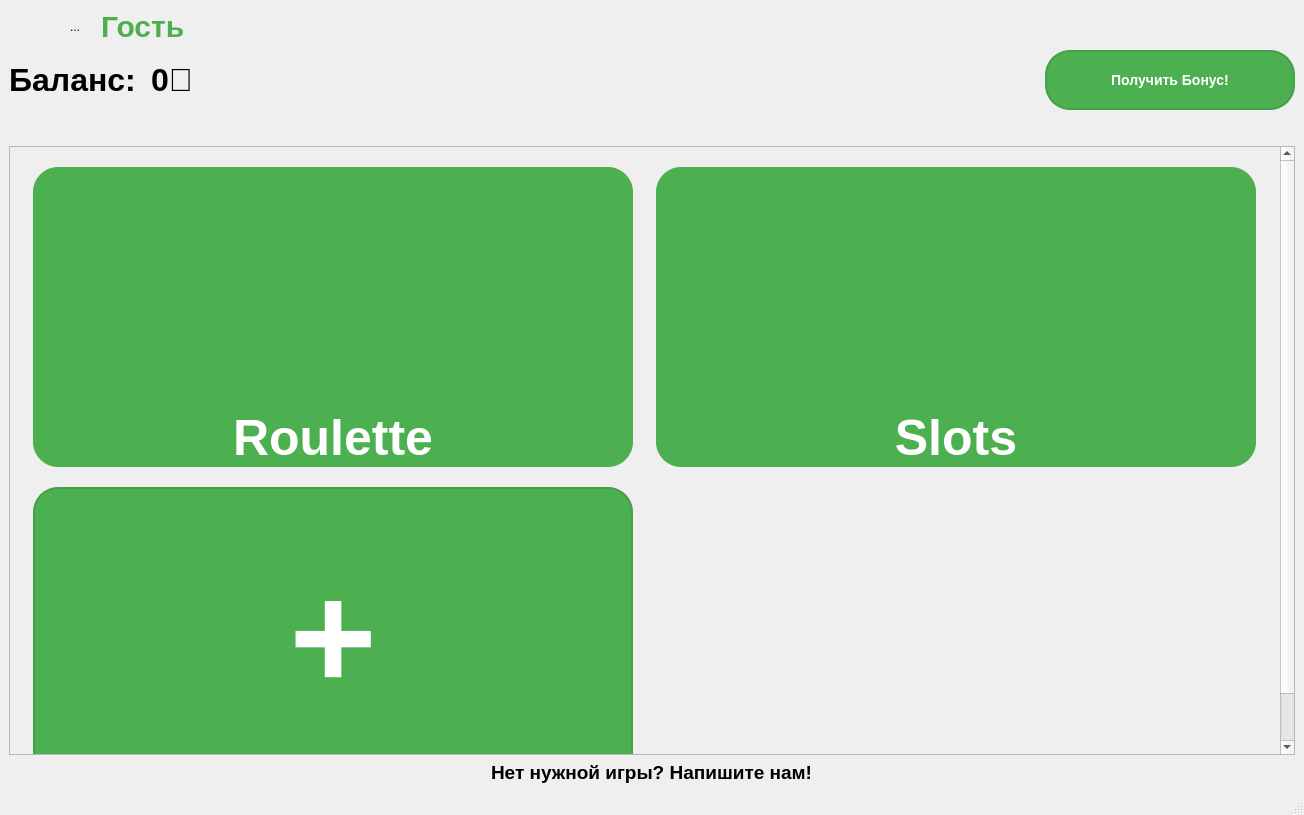
<?xml version="1.0" encoding="UTF-8"?>
<ui version="4.0">
 <class>MainWindow</class>
 <widget class="QMainWindow" name="MainWindow">
  <property name="geometry">
   <rect>
    <x>0</x>
    <y>0</y>
    <width>1304</width>
    <height>815</height>
   </rect>
  </property>
  <property name="sizePolicy">
   <sizepolicy hsizetype="Preferred" vsizetype="Preferred">
    <horstretch>0</horstretch>
    <verstretch>0</verstretch>
   </sizepolicy>
  </property>
  <property name="minimumSize">
   <size>
    <width>1300</width>
    <height>800</height>
   </size>
  </property>
  <property name="cursor">
   <cursorShape>PointingHandCursor</cursorShape>
  </property>
  <property name="windowTitle">
   <string>SlashGames</string>
  </property>
  <property name="windowIcon">
   <iconset>
    <normaloff>:/icons/universal/SlashGames.png</normaloff>:/icons/universal/SlashGames.png</iconset>
  </property>
  <property name="styleSheet">
   <string notr="true"/>
  </property>
  <property name="iconSize">
   <size>
    <width>20</width>
    <height>20</height>
   </size>
  </property>
  <widget class="QWidget" name="centralwidget">
   <layout class="QGridLayout" name="gridLayout">
    <item row="7" column="1" alignment="Qt::AlignHCenter">
     <widget class="QLabel" name="supportLabel">
      <property name="font">
       <font>
        <family>Arial</family>
        <pointsize>14</pointsize>
        <weight>75</weight>
        <bold>true</bold>
        <underline>false</underline>
       </font>
      </property>
      <property name="toolTip">
       <string>&lt;html&gt;&lt;head/&gt;&lt;body&gt;&lt;p&gt;TG:&lt;span style=&quot; color:#0000ff;&quot;/&gt;&lt;span style=&quot; color:#000000;&quot;&gt;SlashGames_support_bot&lt;/span&gt;&lt;/p&gt;&lt;/body&gt;&lt;/html&gt;</string>
      </property>
      <property name="styleSheet">
       <string notr="true"/>
      </property>
      <property name="text">
       <string>Нет нужной игры? Напишите нам!</string>
      </property>
     </widget>
    </item>
    <item row="6" column="1">
     <widget class="QScrollArea" name="gamesScrollArea">
      <property name="toolTip">
       <string/>
      </property>
      <property name="statusTip">
       <string/>
      </property>
      <property name="styleSheet">
       <string notr="true"/>
      </property>
      <property name="verticalScrollBarPolicy">
       <enum>Qt::ScrollBarAsNeeded</enum>
      </property>
      <property name="horizontalScrollBarPolicy">
       <enum>Qt::ScrollBarAlwaysOff</enum>
      </property>
      <property name="widgetResizable">
       <bool>true</bool>
      </property>
      <widget class="QWidget" name="gamesContainer">
       <property name="geometry">
        <rect>
         <x>0</x>
         <y>0</y>
         <width>1259</width>
         <height>660</height>
        </rect>
       </property>
       <layout class="QGridLayout" name="gamesGridLayout">
        <property name="leftMargin">
         <number>20</number>
        </property>
        <property name="topMargin">
         <number>20</number>
        </property>
        <property name="rightMargin">
         <number>20</number>
        </property>
        <property name="bottomMargin">
         <number>20</number>
        </property>
        <property name="spacing">
         <number>20</number>
        </property>
        <item row="0" column="0">
         <widget class="QPushButton" name="rouletteButton">
          <property name="sizePolicy">
           <sizepolicy hsizetype="Expanding" vsizetype="Expanding">
            <horstretch>0</horstretch>
            <verstretch>0</verstretch>
           </sizepolicy>
          </property>
          <property name="minimumSize">
           <size>
            <width>400</width>
            <height>300</height>
           </size>
          </property>
          <property name="maximumSize">
           <size>
            <width>600</width>
            <height>500</height>
           </size>
          </property>
          <property name="styleSheet">
           <string notr="true">#rouletteButton {
	background-color: #4CAF50;
    background-image: url(:/images/default/roulette.png);
    background-position: center;     
    border-radius: 25px;
	color: white; 
	font-size: 50px; 
	font-weight: bold; 
	padding-top: 240px
}

#rouletteButton:hover { 
    background-image: url(:/images/hover/roulette.png);   
}

#rouletteButton:pressed { 
    background-image: url(:/images/hover/roulette.png);  
 }</string>
          </property>
          <property name="text">
           <string>Roulette</string>
          </property>
         </widget>
        </item>
        <item row="0" column="1">
         <widget class="QPushButton" name="slotsButton">
          <property name="sizePolicy">
           <sizepolicy hsizetype="Expanding" vsizetype="Expanding">
            <horstretch>0</horstretch>
            <verstretch>0</verstretch>
           </sizepolicy>
          </property>
          <property name="minimumSize">
           <size>
            <width>400</width>
            <height>300</height>
           </size>
          </property>
          <property name="maximumSize">
           <size>
            <width>600</width>
            <height>500</height>
           </size>
          </property>
          <property name="styleSheet">
           <string notr="true">#slotsButton {
	background-color: #4CAF50;
    background-image: url(:/images/default/slots.png);
    background-position: center;     
    border-radius: 25px;
	color: white; 
	font-size: 50px; 
	font-weight: bold; 
	padding-top: 240px
}

#slotsButton:hover { 
    background-image: url(:/images/hover/slots.png);   
}

#slotsButton:pressed { 
    background-image: url(:/images/hover/slots.png);  
 }</string>
          </property>
          <property name="text">
           <string>Slots</string>
          </property>
          <property name="flat">
           <bool>false</bool>
          </property>
         </widget>
        </item>
        <item row="1" column="0">
         <widget class="QPushButton" name="addGameButton">
          <property name="sizePolicy">
           <sizepolicy hsizetype="Expanding" vsizetype="Expanding">
            <horstretch>0</horstretch>
            <verstretch>0</verstretch>
           </sizepolicy>
          </property>
          <property name="minimumSize">
           <size>
            <width>400</width>
            <height>300</height>
           </size>
          </property>
          <property name="maximumSize">
           <size>
            <width>600</width>
            <height>500</height>
           </size>
          </property>
          <property name="font">
           <font>
            <pointsize>-1</pointsize>
            <weight>75</weight>
            <bold>true</bold>
           </font>
          </property>
          <property name="toolTip">
           <string>In development...</string>
          </property>
          <property name="styleSheet">
           <string notr="true">#addGameButton { 
	background-color: #4CAF50; 
	font-size: 150px; 
	font-weight: bold; 
	color: #ffffff; 
	border: 2px solid #45a049; 
	border-radius: 25px;
}

#addGameButton:hover { 
	background-color: #45a049; 
}

#addGameButton:pressed { 
	background-color: #3d8b40; 
}</string>
          </property>
          <property name="text">
           <string>+</string>
          </property>
         </widget>
        </item>
       </layout>
      </widget>
     </widget>
    </item>
    <item row="3" column="1">
     <layout class="QGridLayout" name="gridLayout_2">
      <item row="0" column="0">
       <widget class="QLabel" name="balance">
        <property name="font">
         <font>
          <family>Arial</family>
          <pointsize>24</pointsize>
          <weight>75</weight>
          <bold>true</bold>
         </font>
        </property>
        <property name="text">
         <string>Баланс:</string>
        </property>
        <property name="alignment">
         <set>Qt::AlignCenter</set>
        </property>
       </widget>
      </item>
      <item row="0" column="1" alignment="Qt::AlignLeft">
       <widget class="QPushButton" name="balanceLabel">
        <property name="sizePolicy">
         <sizepolicy hsizetype="Preferred" vsizetype="Preferred">
          <horstretch>0</horstretch>
          <verstretch>0</verstretch>
         </sizepolicy>
        </property>
        <property name="font">
         <font>
          <family>Arial</family>
          <pointsize>24</pointsize>
          <weight>75</weight>
          <bold>true</bold>
         </font>
        </property>
        <property name="styleSheet">
         <string notr="true">#balanceLabel {
	background: transparent;
	border: none;
}</string>
        </property>
        <property name="text">
         <string> 0💲</string>
        </property>
       </widget>
      </item>
      <item row="0" column="2">
       <spacer name="horizontalSpacer">
        <property name="orientation">
         <enum>Qt::Horizontal</enum>
        </property>
        <property name="sizeHint" stdset="0">
         <size>
          <width>40</width>
          <height>20</height>
         </size>
        </property>
       </spacer>
      </item>
      <item row="0" column="3">
       <widget class="QPushButton" name="getBonusButton">
        <property name="minimumSize">
         <size>
          <width>250</width>
          <height>60</height>
         </size>
        </property>
        <property name="maximumSize">
         <size>
          <width>250</width>
          <height>60</height>
         </size>
        </property>
        <property name="font">
         <font>
          <pointsize>-1</pointsize>
          <weight>75</weight>
          <bold>true</bold>
         </font>
        </property>
        <property name="toolTip">
         <string notr="true">&lt;!DOCTYPE HTML PUBLIC &quot;-//W3C//DTD HTML 4.0//EN&quot; &quot;http://www.w3.org/TR/REC-html40/strict.dtd&quot;&gt;
&lt;html&gt;&lt;head&gt;&lt;meta name=&quot;qrichtext&quot; content=&quot;1&quot; /&gt;&lt;style type=&quot;text/css&quot;&gt;
p, li { white-space: pre-wrap; }
&lt;/style&gt;&lt;/head&gt;&lt;body style=&quot; font-family:'MS Shell Dlg 2'; font-size:8pt; font-weight:400; font-style:normal;&quot;&gt;
&lt;p align=&quot;justify&quot; style=&quot; margin-top:12px; margin-bottom:12px; margin-left:0px; margin-right:0px; -qt-block-indent:0; text-indent:0px;&quot;&gt;&lt;span style=&quot; color:#000000;&quot;&gt;Получать бонус можно каждые 3 часа!&lt;/span&gt;&lt;/p&gt;&lt;/body&gt;&lt;/html&gt;</string>
        </property>
        <property name="styleSheet">
         <string notr="true">#getBonusButton{
	background-color: #4CAF50; 
	color: #ffffff; 
	border: 2px solid #45a049; 
	border-radius: 25px; 
	padding: 15px; 
	font-size: 14px; 
	font-weight: bold; 
}

#getBonusButton:hover { 
	background-color: #45a049; 
}

#getBonusButton:pressed {
background-color: #3d8b40; 
}

#getBonusButton:disabled { 
background-color: #808080; 
border-color: #666666; 
}
</string>
        </property>
        <property name="text">
         <string>Получить Бонус!</string>
        </property>
       </widget>
      </item>
      <item row="1" column="1" alignment="Qt::AlignLeft|Qt::AlignTop">
       <widget class="QLabel" name="balanceChangeLabel">
        <property name="sizePolicy">
         <sizepolicy hsizetype="Preferred" vsizetype="Preferred">
          <horstretch>0</horstretch>
          <verstretch>0</verstretch>
         </sizepolicy>
        </property>
        <property name="maximumSize">
         <size>
          <width>200</width>
          <height>30</height>
         </size>
        </property>
        <property name="font">
         <font>
          <family>Arial</family>
          <pointsize>16</pointsize>
          <weight>75</weight>
          <bold>true</bold>
         </font>
        </property>
        <property name="text">
         <string/>
        </property>
        <property name="alignment">
         <set>Qt::AlignCenter</set>
        </property>
       </widget>
      </item>
     </layout>
    </item>
    <item row="0" column="1" rowspan="3">
     <layout class="QGridLayout" name="gridLayout_3">
      <item row="0" column="5">
       <widget class="QToolButton" name="accountButton">
        <property name="minimumSize">
         <size>
          <width>30</width>
          <height>30</height>
         </size>
        </property>
        <property name="maximumSize">
         <size>
          <width>40</width>
          <height>40</height>
         </size>
        </property>
        <property name="toolTip">
         <string>Аккаунт</string>
        </property>
        <property name="styleSheet">
         <string notr="true">#accountButton {
    background: transparent;
    border: none;
}
#accountButton:hover {
    background: rgba(255, 255, 255, 0.1);
}
#accountButton:pressed {
    background: rgba(255, 255, 255, 0.2);
}
#accountButton::menu-indicator {
    image: none; 
    width: 0px;
   height: 0px;
}</string>
        </property>
        <property name="text">
         <string>...</string>
        </property>
        <property name="icon">
         <iconset>
          <normaloff>:/icons/light_mode/button_profile.png</normaloff>:/icons/light_mode/button_profile.png</iconset>
        </property>
        <property name="iconSize">
         <size>
          <width>30</width>
          <height>30</height>
         </size>
        </property>
        <property name="popupMode">
         <enum>QToolButton::InstantPopup</enum>
        </property>
       </widget>
      </item>
      <item row="0" column="4">
       <widget class="QPushButton" name="FaQButton">
        <property name="sizePolicy">
         <sizepolicy hsizetype="Minimum" vsizetype="Minimum">
          <horstretch>0</horstretch>
          <verstretch>0</verstretch>
         </sizepolicy>
        </property>
        <property name="minimumSize">
         <size>
          <width>30</width>
          <height>30</height>
         </size>
        </property>
        <property name="maximumSize">
         <size>
          <width>40</width>
          <height>40</height>
         </size>
        </property>
        <property name="sizeIncrement">
         <size>
          <width>0</width>
          <height>0</height>
         </size>
        </property>
        <property name="toolTip">
         <string>FaQ and guide</string>
        </property>
        <property name="styleSheet">
         <string notr="true">#FaQButton{
    background: transparent;
    border: none;
}
#FaQButton:hover {
    background: rgba(255, 255, 255, 0.1);
}
#FaQButton:pressed {
    background: rgba(255, 255, 255, 0.2);
}</string>
        </property>
        <property name="text">
         <string/>
        </property>
        <property name="icon">
         <iconset>
          <normaloff>:/icons/light_mode/button_faq.png</normaloff>:/icons/light_mode/button_faq.png</iconset>
        </property>
        <property name="iconSize">
         <size>
          <width>30</width>
          <height>30</height>
         </size>
        </property>
       </widget>
      </item>
      <item row="0" column="7" alignment="Qt::AlignRight">
       <widget class="QPushButton" name="themeButton">
        <property name="enabled">
         <bool>true</bool>
        </property>
        <property name="sizePolicy">
         <sizepolicy hsizetype="Minimum" vsizetype="Minimum">
          <horstretch>0</horstretch>
          <verstretch>0</verstretch>
         </sizepolicy>
        </property>
        <property name="minimumSize">
         <size>
          <width>30</width>
          <height>30</height>
         </size>
        </property>
        <property name="maximumSize">
         <size>
          <width>40</width>
          <height>40</height>
         </size>
        </property>
        <property name="contextMenuPolicy">
         <enum>Qt::DefaultContextMenu</enum>
        </property>
        <property name="toolTip">
         <string>Сменить оформление</string>
        </property>
        <property name="styleSheet">
         <string notr="true">#themeButton {
    background: transparent;
    border: none;
}

#themeButton:hover {
    background: rgba(255, 255, 255, 0.1);
}

#themeButton:pressed {
    background: rgba(255, 255, 255, 0.2);
}</string>
        </property>
        <property name="text">
         <string/>
        </property>
        <property name="icon">
         <iconset>
          <normaloff>:/icons/light_mode/button_toggle_theme.png</normaloff>:/icons/light_mode/button_toggle_theme.png</iconset>
        </property>
        <property name="iconSize">
         <size>
          <width>30</width>
          <height>30</height>
         </size>
        </property>
        <property name="autoRepeat">
         <bool>false</bool>
        </property>
       </widget>
      </item>
      <item row="0" column="6">
       <widget class="QLabel" name="usernameLabel">
        <property name="styleSheet">
         <string notr="true">#usernameLabel {   
	color: #4CAF50; 
	font-size: 30px; 
	font-weight: bold; 
}</string>
        </property>
        <property name="text">
         <string>Гость</string>
        </property>
       </widget>
      </item>
     </layout>
    </item>
   </layout>
  </widget>
  <widget class="QMenuBar" name="menubar">
   <property name="geometry">
    <rect>
     <x>0</x>
     <y>0</y>
     <width>1304</width>
     <height>26</height>
    </rect>
   </property>
  </widget>
  <widget class="QStatusBar" name="statusbar"/>
 </widget>
 <resources/>
 <connections/>
</ui>
